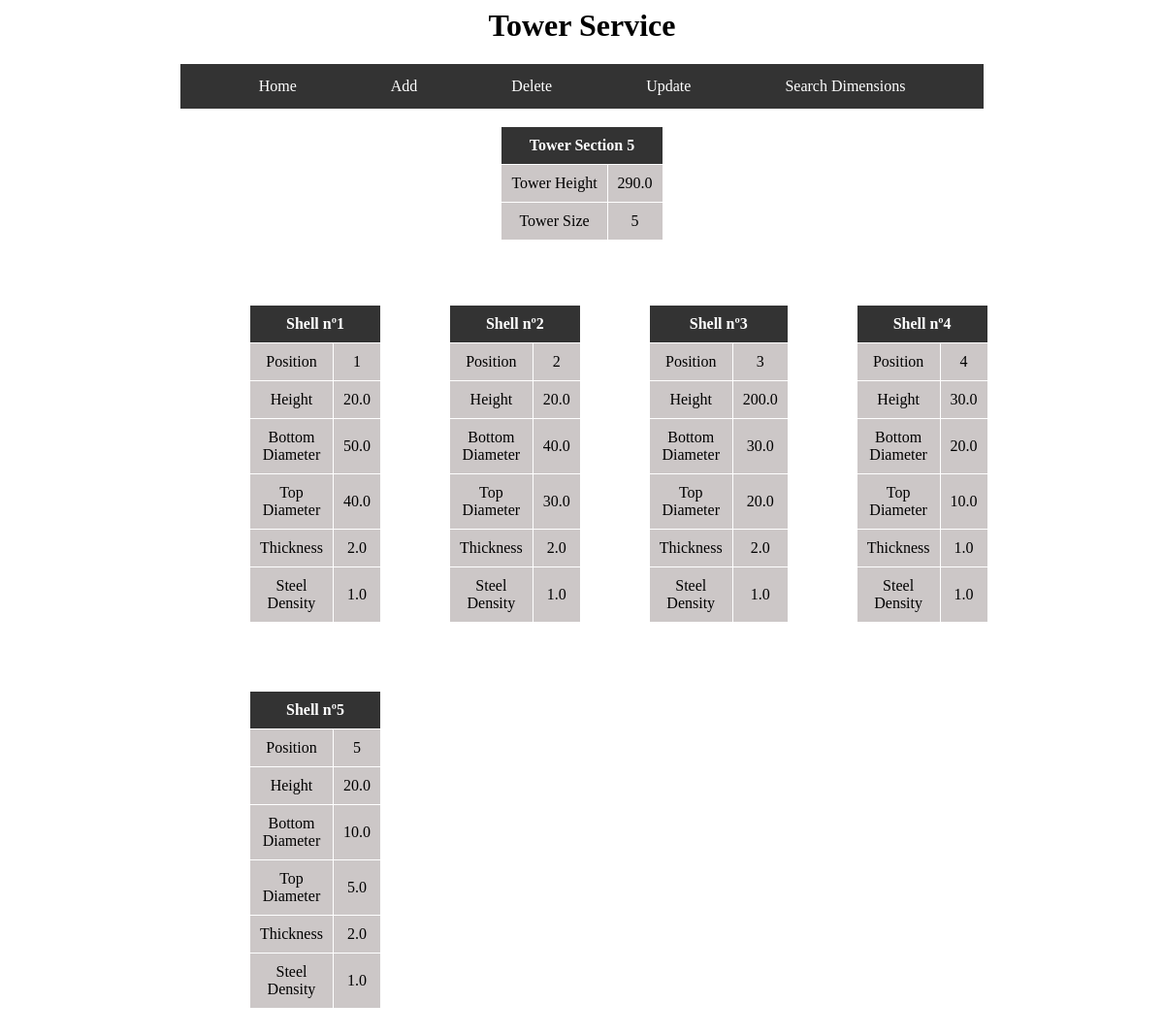
The page /tower/5 on the database its author committed.
### tables this page shows
CREATE TABLE shell (
    shell_id INTEGER PRIMARY KEY,
    position INTEGER,
    height REAL,
    bottom_diameter REAL,
    top_diameter REAL,
    thickness REAL,
    steel_density REAL,
    shell_tower_id INTEGER,
    FOREIGN KEY(shell_tower_id) REFERENCES tower (tower_id)
);

### app.py (the view)
@app.route('/tower/<int:tower_id>')
def tower(tower_id):
    db_cursor = get_db()
    db_cursor.execute(f"SELECT * FROM shell where \
                      shell.shell_tower_id = {tower_id}\
                          ORDER BY shell.position")
    data = db_cursor.fetchall()
    if len(data) < 1:
        flash("No tower found for that id")
        return redirect("/")
    num_shells = len(data)
    height = 0
    for shell in data:
        height += shell[2]
    return render_template("view.html", tower_data=data,
                           tower_size=num_shells, tower_height=height,
                           tower_id=tower_id)

### app.py (called while the page is built)
def get_db():
    database = getattr(g, '_database', None)
    if database is None:
        database = g._database = sqlite3.connect('tower_service.db')
        cursor = database.cursor()
    return cursor

@app.teardown_appcontext
def close_connection(exception):
    if exception:
        exit()
    database = getattr(g, '_database', None)
    if database is not None:
        database.close()

### templates/view.html (shortened to what this page needs)
<html lang="en">
    <head>
        <link rel="stylesheet" href="{{ url_for('static', filename='css/mystyle.css') }}">
    </head>
    <body>
        <div class="center">
            <h1>Tower Service</h1>
        </div>
        <ul>
            <li><a href="/">Home</a></li>
            <li><a href="/add">Add</a></li>
            <li><a href="/delete">Delete</a></li>
            <li><a href="/update">Update</a></li>
            <li><a href="/searchDimensions">Search Dimensions</a></li>
        </ul>
        <br>
        <div class="table-container">
            <table class="center styled-table">
                <th colspan=2>Tower Section {{tower_id}}</th>
                    <tr>
                        <td>Tower Height</td>
                        <td>{{tower_height}}</td>
                    </tr>
                    <tr>
                        <td>Tower Size</td>
                        <td>{{tower_size}}</td>
                    </tr>
            </table>
        </div>
        <br>
        <br>
        <div class="grid-container">
        {% for shell in tower_data %}
            <div class="grid-item table-container">
                <table class="center styled-table">
                    <th colspan=2>Shell nº{{shell[1]}}</th>
                    <tr>
                        <td>Position</td>
                        <td>{{shell[1]}}</td>
                    </tr>
                    <tr>
                        <td>Height</td>
                        <td>{{shell[2]}}</td>
                    </tr>
                    <tr>
                        <td>Bottom Diameter</td>
                        <td>{{shell[3]}}</td>
                    </tr>
                    <tr>
                        <td>Top Diameter</td>
                        <td>{{shell[4]}}</td>
                    </tr>
                    <tr>
                        <td>Thickness</td>
                        <td>{{shell[5]}}</td>
                    </tr>
                    <tr>
                        <td>Steel Density</td>
                        <td>{{shell[6]}}</td>
                    </tr>
                </table>
            </div>
        {% endfor %}
        </div>
    </body>
</html>

### static/css/mystyle.css (style rules this page uses)
.center { text-align: center; }
ul { list-style-type: none; margin: 0 15%; padding: 0; background-color: #333; display: flex; justify-content: space-evenly; }
li { float: left; }
li a { display: block; color: white; text-align: center; padding: 14px 16px; text-decoration: none; }
.grid-container { display: grid; grid-template-columns: repeat(4, 1fr); grid-gap: 10px; width: 63%; margin: 0 auto; }
.grid-item { padding: 10px; text-align: center; margin: 20px; }
a { color: inherit; text-decoration: none; }
.table-container { display: flex; justify-content: center; }
.styled-table { border-collapse: collapse; }
.styled-table th { background-color: #333; padding: 10px; border: 1px solid #ffffff; color: white; }
.styled-table tbody td { background-color: #ccc7c7; padding: 10px; border: 1px solid #ffffff; }

### rows shown on the page
shell: position "1", height "20.0", bottom_diameter "50.0", top_diameter "40.0", thickness "2.0", steel_density "1.0"
shell: position "2", height "20.0", bottom_diameter "40.0", top_diameter "30.0", thickness "2.0", steel_density "1.0"
shell: position "3", height "200.0", bottom_diameter "30.0", top_diameter "20.0", thickness "2.0", steel_density "1.0"
shell: position "4", height "30.0", bottom_diameter "20.0", top_diameter "10.0", thickness "1.0", steel_density "1.0"
shell: position "5", height "20.0", bottom_diameter "10.0", top_diameter "5.0", thickness "2.0", steel_density "1.0"

### other values the page prints
{{ tower_id }} "5"
{{ tower_height }} "290.0"
{{ tower_size }} "5"
